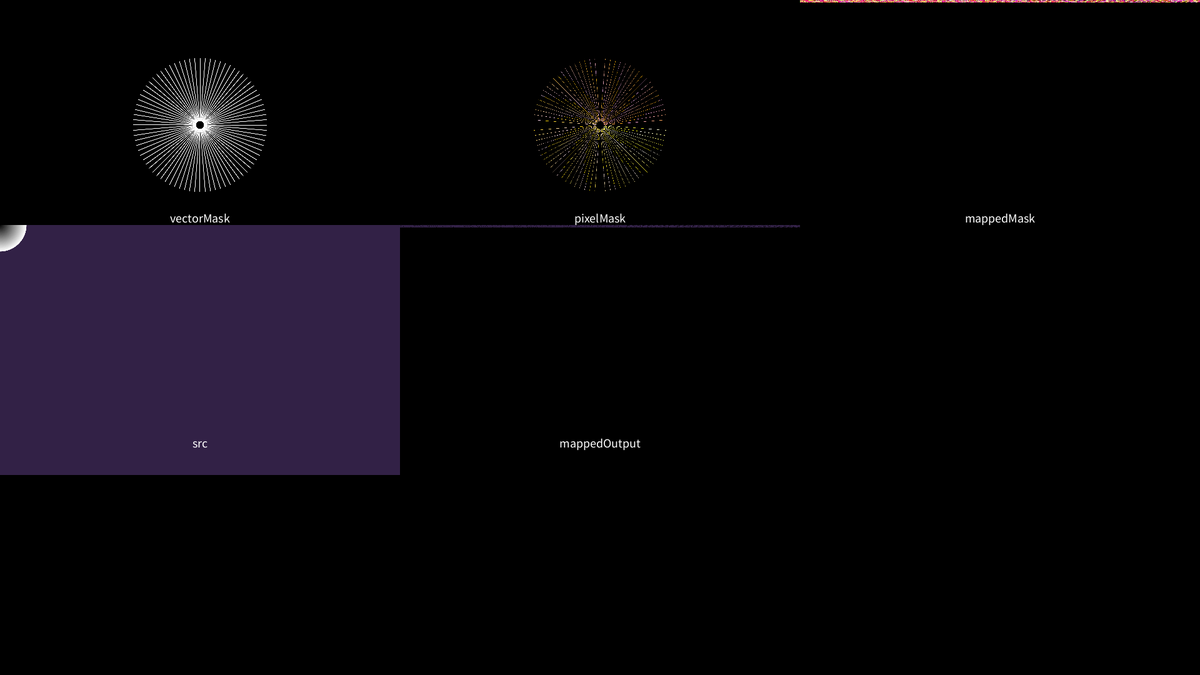
Frame 1 (no input)
Frame 60 (the mouse pressed at the canvas centre just before this capture): identical to frame 1, image omitted
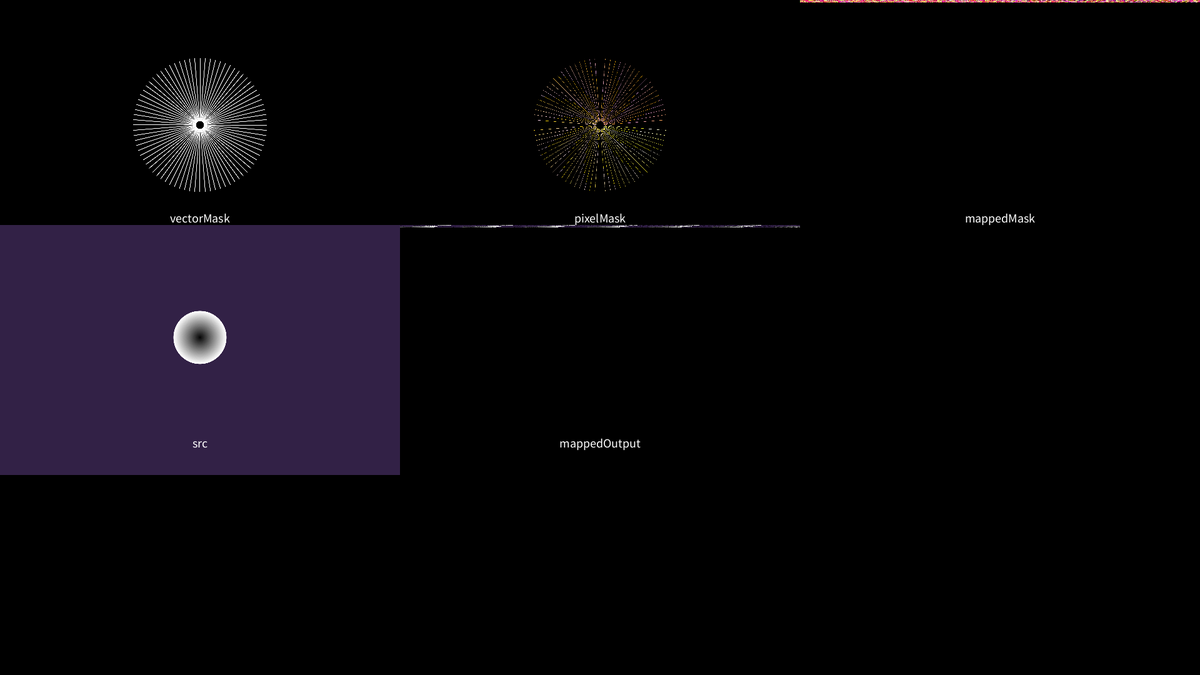
Frame 120 (the mouse held since frame 60 and released just before this capture)

The Processing sketch that drew these frames (run headless with seeded random() and noise(); from frame 60 on, the mouse is pressed at the canvas centre):

// Processing sketch: maskGenerator
// ── maskGenerator.pde
PGraphics vectorMask;
PImage pixelMask;
PImage mappedMask;

PGraphics src;
PImage mappedOutput;


final int COLOR_MAX_VALUE = 256 * 256 * 256;
final int MASK_WIDTH = 1920;
final int MASK_HEIGHT = 1200;

/*
	Inside Processing color are store as int 
	[0xFF]  [0xFF] [0xFF]  [0xFF]
	[ALPHA] [RED]  [GREEN] [BLUE]
	as we use color as pixelId and reverse
	we have to pay attention to the ALPHA byte 
	cause we want to display masks at every step 
	and have only positive values for colors/pixelId
	In java the sign of an Integer is coded by the most left bit

	This is just for testing, 
	so I did tweak a bit ( -1 * ) to build pixelMask and mappedMask
*/

void setup(){
	size(1920, 1080);
	vectorMask = createGraphics(MASK_WIDTH, MASK_HEIGHT);
	pixelMask = createImage(MASK_WIDTH, MASK_HEIGHT, ARGB);
	mappedMask = createImage(MASK_WIDTH, MASK_HEIGHT, ARGB);

	src = createGraphics(MASK_WIDTH, MASK_HEIGHT);
	mappedOutput = createImage(MASK_WIDTH, MASK_HEIGHT, ARGB);

	pixelMask.loadPixels();

	vectorMask.beginDraw();
	vectorMask.translate(vectorMask.width/2, vectorMask.height/2);
	vectorMask.stroke(255);
	int vertCount = 80;
	float alpha = TWO_PI / vertCount;
	int ledCounter = 1;
	for(int i = 0 ; i < vertCount ; i ++){
		vectorMask.pushMatrix();
		vectorMask.rotate(i * alpha);
		vectorMask.translate(20, 0);
		vectorMask.strokeWeight(3);
		vectorMask.line(0, 0, 300, 0);
		// Kind of rasterization 
		for(int x = 0 ; x < 300 ; x ++){
			int sX = round(vectorMask.screenX(x, 0));
			int sY = round(vectorMask.screenY(x, 0));
			int pixelID = sX + sY * vectorMask.width;
			// justification of mult by -1 at the top comment 
			pixelMask.pixels[pixelID] = -1 * (ledCounter++);
		}
		vectorMask.popMatrix();
	}
	vectorMask.endDraw();
	pixelMask.updatePixels();
	// invert coord and color;
	mappedMask.loadPixels();
	for(int i = 0 ; i < pixelMask.pixels.length ; i ++){
		// justification of mult by -1 at the top comment
		mappedMask.pixels[-1 * pixelMask.pixels[i]] = -1 * i;
	}
	mappedMask.updatePixels();
}

void draw(){
	drawSRC();
	background(0);
	scale(0.3333);
	textAlign(CENTER, BOTTOM);
	textSize(60);
	

	image(vectorMask, 0, 0);
	text("vectorMask", width*0.5, height);

	image(pixelMask, width, 0);
	text("pixelMask", width*1.5, height);

	image(mappedMask, 2*width, 0);
	text("mappedMask", width*2.5, height);

	image(src, 0, height);
	text("src", width*0.5, height * 2);

	for(int i = 0 ; i < mappedMask.pixels.length ; i ++){
		int pixelId = abs(mappedMask.pixels[i]);
		if(pixelId != 0){
			mappedOutput.pixels[i] = src.pixels[pixelId];		
		}
	}
	mappedOutput.updatePixels();

	image(mappedOutput, width, height);
	text("mappedOutput", width*1.5, height * 2);

}



void drawSRC(){
	src.beginDraw();
	src.background(50, 33, 70);
	src.noStroke();
	for(int i = 255 ; i >= 0 ; i -= 10){
		src.fill(i);
		src.ellipse(mouseX, mouseY, i, i);	
	}
	src.endDraw();
}
